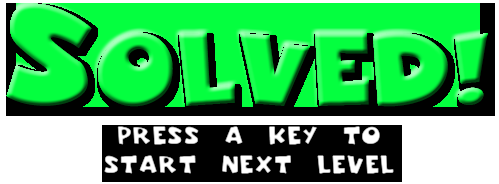
#> input picture star_solved.png, 499 x 184 px
$ python test3.py
#> lines starting #> are read from the running program, lines starting #| are printed output that depends on the picture; after the words box and inside, x2 and y2 are one past the last pixel; in counts of white or black regions, pixels touching at a corner belong together
import cv2
import numpy as np
import matplotlib.pyplot as plt

def display_image_modes(image_path):
    # Đọc ảnh
#> called with image_path = 'star_solved.png'
    img = cv2.imread(image_path)
#> img is the input picture: shape (184, 499, 3); mean B, G, R 96.3, 175.1, 72
    if img is None:
        raise FileNotFoundError("Không thể đọc file ảnh")

    # Chuyển từ BGR sang RGB
    img_rgb = cv2.cvtColor(img, cv2.COLOR_BGR2RGB)

    # Chuyển sang ảnh xám
    img_gray = cv2.cvtColor(img, cv2.COLOR_BGR2GRAY)
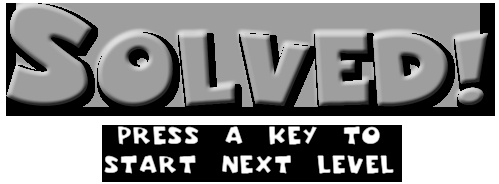
#> img_gray: shape (184, 499); min 0, max 255, mean 135.3
    # OpenCV đọc ảnh ở dạng BGR nên thứ tự là:
    # B = img[x,y,0]
    # G = img[x,y,1]
    # R = img[x,y,2]
    # # Tính giá trị độ xám
    # gray[x,y] = 0.299*R + 0.587*G + 0.114*B

    # Chuyển sang ảnh nhị phân
    _, img_binary = cv2.threshold(img_gray, 127, 255, cv2.THRESH_BINARY)
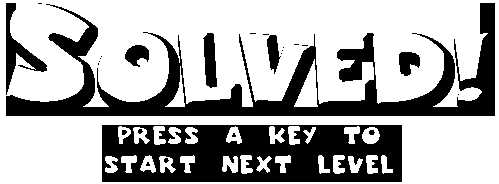
#> img_binary: shape (184, 499); 67.2% white; 26 black regions (17 under 20 px), largest, box (x1, y1, x2, y2) and area: (6, 3, 495, 116) 14338, (102, 125, 402, 182) 13010, (6, 3, 47, 95) 1020

    # Hiển thị ảnh
    plt.figure(figsize=(15, 5))

    plt.subplot(131)
    plt.title('Ảnh Màu')
    plt.imshow(img_rgb)
    plt.axis('off')

    plt.subplot(132)
    plt.title('Ảnh Xám')
    plt.imshow(img_gray, cmap='gray')
    plt.axis('off')

    plt.subplot(133)
    plt.title('Ảnh Nhị Phân')
    plt.imshow(img_binary, cmap='gray')
    plt.axis('off')

    plt.tight_layout()
    plt.show()
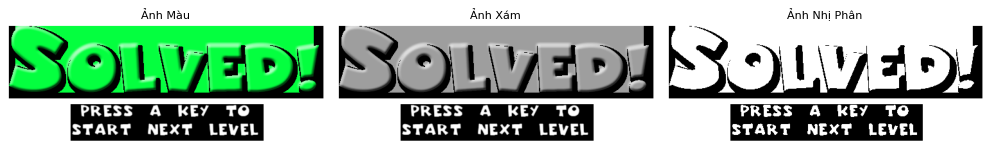
#> figure drawn by matplotlib, 3 panels

# Sử dụng
try:
    display_image_modes('star_solved.png')
except Exception as e:
    print(f"Lỗi: {str(e)}")

# Quá trình thu nhận ảnh: ánh sáng → cảm biến → xử lý tín hiệu → xử lý màu → nén/lưu trữ.
